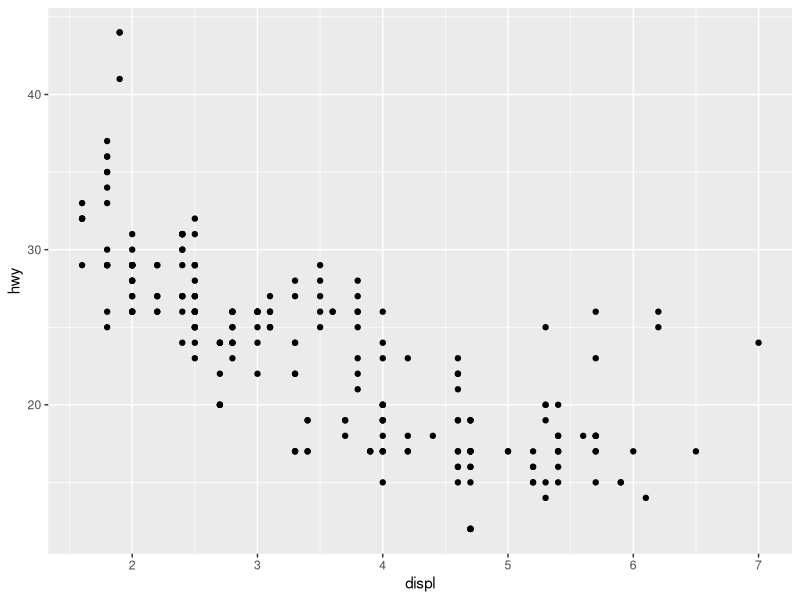
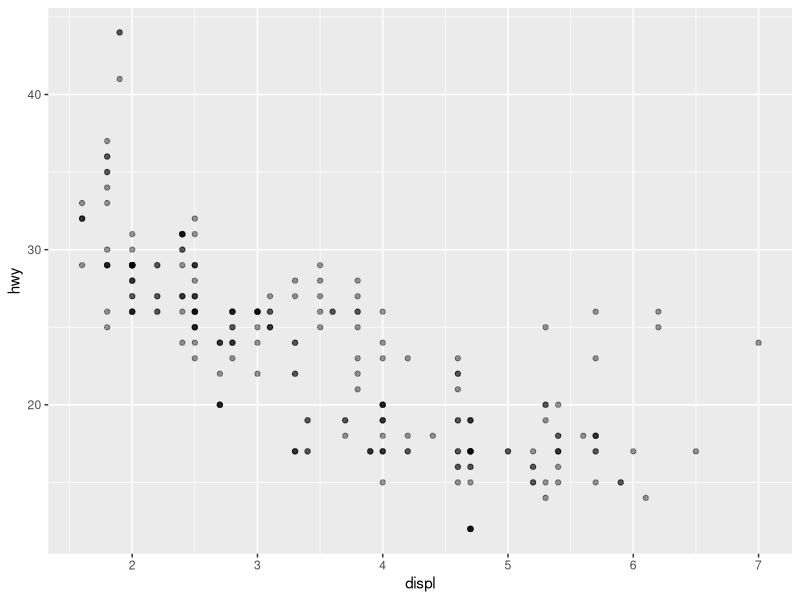
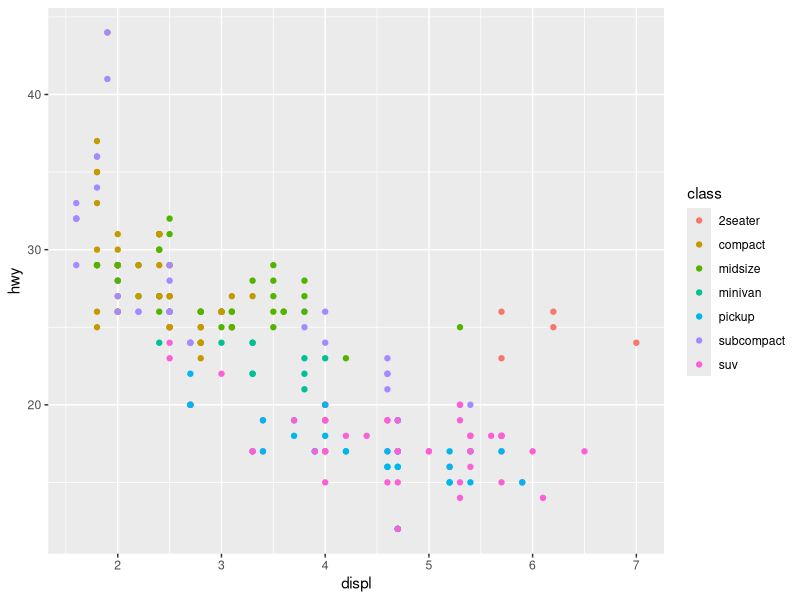
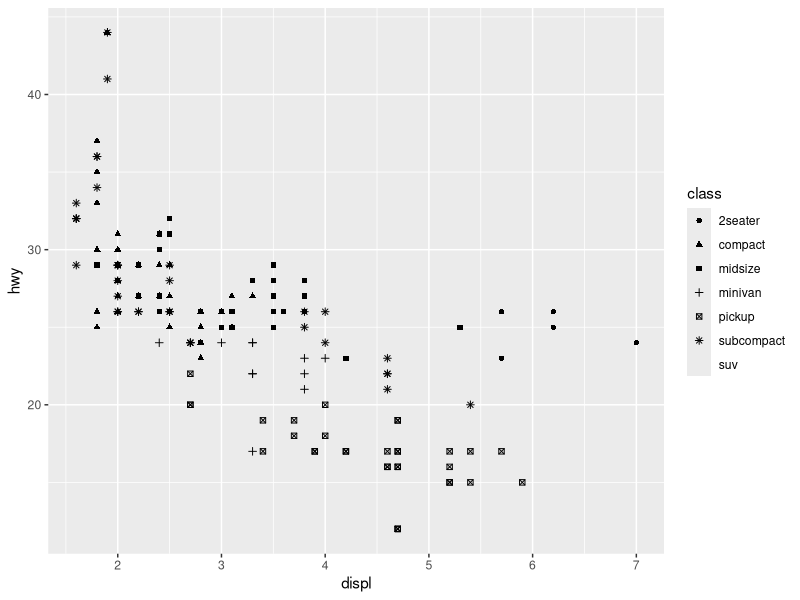
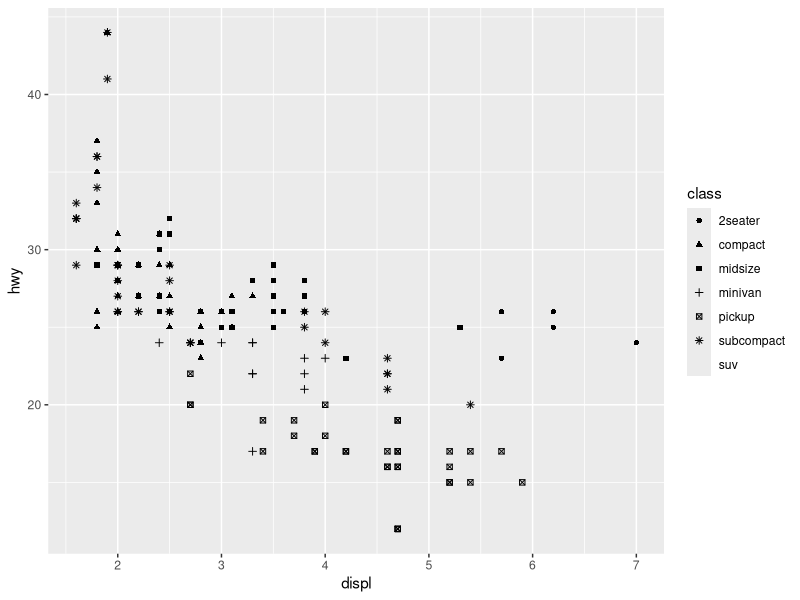
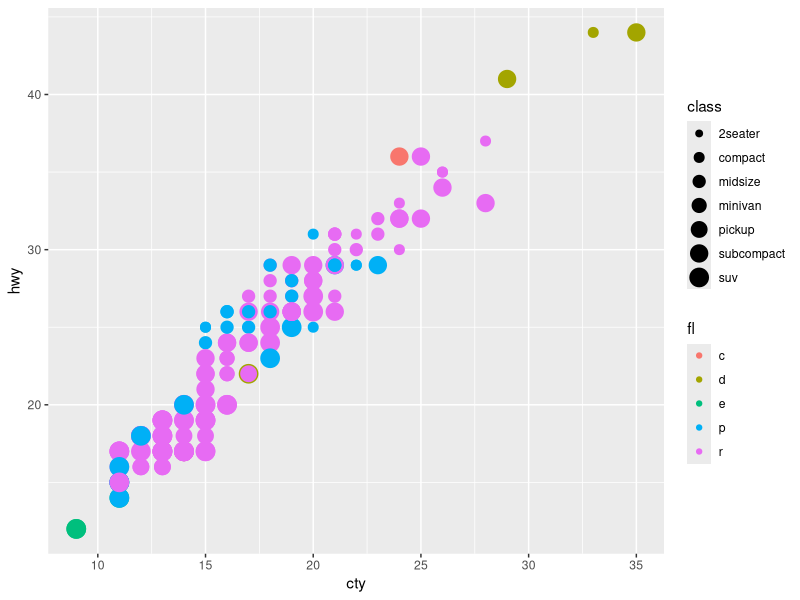
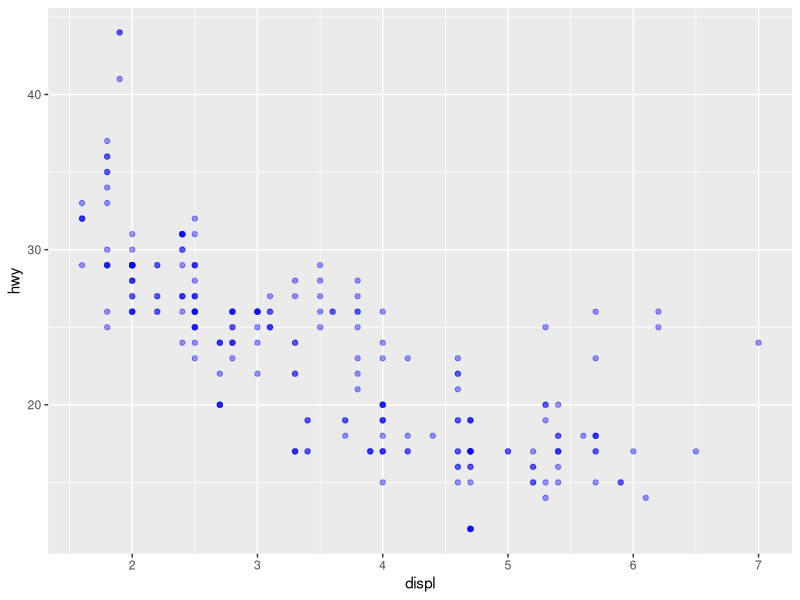
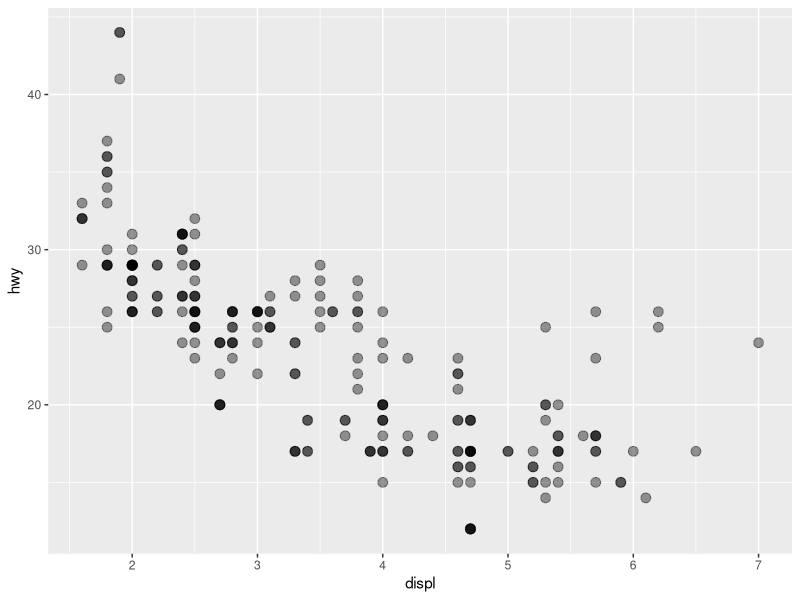

R code for these plots, in order: (Note: this script raises an error after producing the figures.)
## ---- chunk 1
x <- seq(1:15)

norm_x <- rnorm(5, 0.1)
## ---- chunk 2
library(tidyverse)
data(mpg)
head(mpg)
mpg

# Assign plot to a variable
car_plot <- ggplot(data = mpg, aes(x = displ, y = hwy))
# Draw the plot
car_plot +
geom_point()

#we start modifying this plot to extract more information from it. For instance, we can add transparency #(alpha) to avoid overplotting:
car_plot + 
  geom_point(alpha = 0.4)

###Or to color each species in the plot differently:
ggplot(data = mpg, aes(x = displ, y = hwy)) +
geom_point(aes(color = class))

### In the above example, we mapped class to the color aesthetic, but we could have mapped class to the
### shape aesthetic in the same way. In this case, the shape of each point would reveal its class affiliation.
ggplot(data = mpg) +
geom_point(mapping = aes(x = displ, y = hwy, shape = class))

### Is the mapping argument necessary?
ggplot(data = mpg) +
geom_point(aes(x = displ, y = hwy, shape = class))
### NO!!!
## ---- chunk 3

#Make a scatterplot of hwy vs cty with different size points representing each car class and different colors for each fuel type.

#We get a warning here, because mapping an unordered variable (class) to an ordered aesthetic (size) is not a good idea.
ggplot(data = mpg) +
geom_point(mapping = aes(x = cty, y = hwy, size = class, color = fl))

### The color of points as a character string
ggplot(data = mpg, aes(x = displ, y = hwy)) +
geom_point(alpha = 0.4, color = "blue")

### The size of a point in mm
ggplot(data = mpg, mapping = aes(x = displ, y = hwy)) + 
  geom_point(alpha = 0.4, size = 3)

### The shape of a point as a number
ggplot(data = mpg, mapping = aes(x = displ, y = hwy)) + 
  geom_point(alpha = 0.4, shape = 9)
## ---- chunk 4
# 1.
### what's gone wrong with this code?
ggplot(data = mpg) +
geom_point(aes(x = displ, y = hwy, color = "blue"))
### The color is in the aesthetics function

### Let's fix it!
ggplot(data = mpg) +
geom_point(aes(x = displ, y = hwy), color = "blue")

# 2.
### Plot hwy vs displ and have the point color to indicate cty mpg.
ggplot(data = mpg) +
  geom_point(aes(x = displ, y = hwy, color = cty))

# 3.
### Now instead of using color, use shape to indicate cty mpg
ggplot(data = mpg) +
  geom_point(aes(x = displ, y = hwy, shape = cty))

### Why are these two aesthetics behaving differently?
# Because we used a continuous to map something discrete... shape!

# 4. 
### What happens if you map an aesthetic to something other than a variable name, like aes(colour = displ < 5)?
ggplot(data = mpg) + 
  geom_point(aes(x = displ, y = hwy, color = displ <5))
